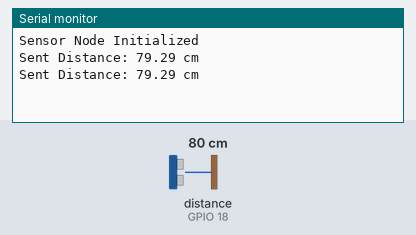
Simulated run of this sketch. Board: ESP32. On the bench: the last lines printed to the serial monitor. Wiring (inferred from the names in the program): ultrasonic range finder: trigger GPIO 5; echo GPIO 18. Inputs (shaded band) come from the test bench; at power-on: distance to the obstacle (sensor on GPIO 18) 80 cm. The echo pulse lasts 58.3 µs per cm.

Above: at 1.8 s.
1.9 s: distance to the obstacle (sensor on GPIO 18) set to 2 cm
At 2.8 s:
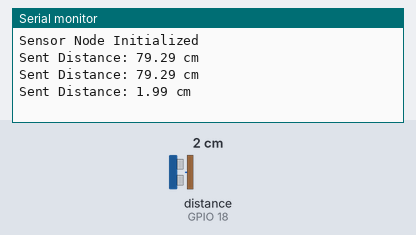
3.4 s: distance to the obstacle (sensor on GPIO 18) set to 4 cm
At 4.8 s:
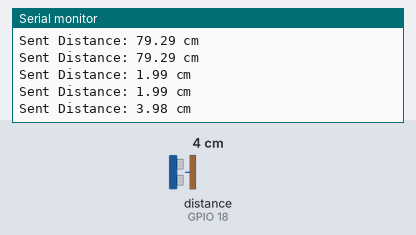
Timing chart, 0 to 6.4 s (numbered marks = the images above; inputs shaded):
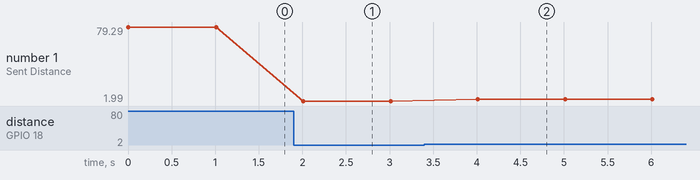

The sketch:

sensor.ino
```cpp
#define TRIG_PIN 5
#define ECHO_PIN 18

// UART Communication Pins
#define RXD2 16
#define TXD2 17
HardwareSerial SerialPort(2);  // Use UART2
float measureDistance() {
  digitalWrite(TRIG_PIN, LOW);
  delayMicroseconds(2);
  digitalWrite(TRIG_PIN, HIGH);
  delayMicroseconds(10);
  digitalWrite(TRIG_PIN, LOW);

  long duration = pulseIn(ECHO_PIN, HIGH);
  float distance = duration * 0.034 / 2;

  // Validate distance reading
  if (distance < 0 || distance > 400) {
    return -1;
  }

  return distance;
}
void setup() {
  Serial.begin(115200);  // Debug serial
  SerialPort.begin(9600, SERIAL_8N1, RXD2, TXD2);  // UART communication

  pinMode(TRIG_PIN, OUTPUT);
  pinMode(ECHO_PIN, INPUT);

  Serial.println("Sensor Node Initialized");
}
void loop() {
  float distance = measureDistance();

  if (distance >= 0) {
    // Send distance via UART
    SerialPort.print(distance);
    SerialPort.println(" cm");

    Serial.print("Sent Distance: ");
    Serial.print(distance);
    Serial.println(" cm");
  }

  delay(1000);
}
```

Measured:
- after the input at 1.9 s, the serial monitor: prints a new line after 0.11 s (image 1)
- after the input at 3.4 s, the serial monitor: prints a new line after 0.61 s (image 2)
- plotted number 1: 79.29 → 1.99 after the input at 1.9 s, 1.99 → 3.98 after the input at 3.4 s
